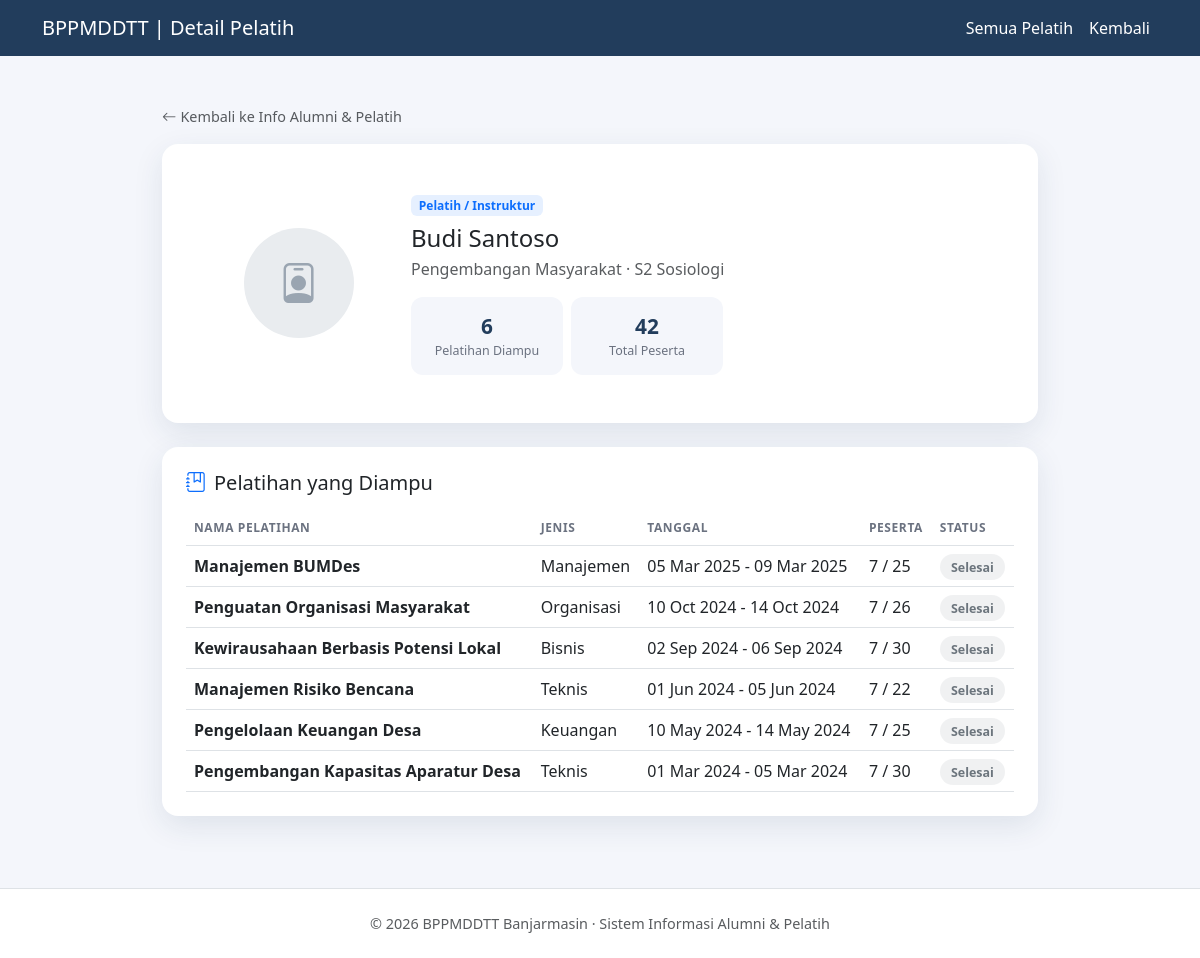
Screenshot of /login/pelatih_detail_publik.php?id=1 with the database file from the repository.
### tables this page shows
CREATE TABLE `instruktur` (
  `id` int(10) UNSIGNED NOT NULL,
  `user_id` int(10) UNSIGNED NOT NULL,
  `nik` varchar(20) DEFAULT NULL,
  `bidang_keahlian` varchar(150) NOT NULL,
  `pendidikan` varchar(100) DEFAULT NULL,
  `kontak` varchar(20) DEFAULT NULL,
  `created_at` timestamp NOT NULL DEFAULT current_timestamp(),
  `updated_at` timestamp NOT NULL DEFAULT current_timestamp() ON UPDATE current_timestamp()
);

CREATE TABLE `users` (
  `id` int(10) UNSIGNED NOT NULL,
  `name` varchar(100) NOT NULL,
  `email` varchar(150) NOT NULL,
  `password` varchar(255) NOT NULL,
  `role` enum('admin','instruktur','peserta','alumni','kepala') NOT NULL DEFAULT 'peserta',
  `is_active` tinyint(1) NOT NULL DEFAULT 1,
  `created_at` timestamp NOT NULL DEFAULT current_timestamp(),
  `updated_at` timestamp NOT NULL DEFAULT current_timestamp() ON UPDATE current_timestamp()
);

CREATE TABLE `pelatihan` (
  `id` int(10) UNSIGNED NOT NULL,
  `nama_pelatihan` varchar(200) NOT NULL,
  `jenis` varchar(100) DEFAULT NULL,
  `deskripsi` text DEFAULT NULL,
  `tanggal_mulai` date NOT NULL,
  `tanggal_selesai` date NOT NULL,
  `kuota` smallint(6) NOT NULL DEFAULT 30,
  `instruktur_id` int(10) UNSIGNED NOT NULL,
  `lokasi` varchar(200) DEFAULT NULL,
  `status` enum('aktif','selesai','dibatalkan') NOT NULL DEFAULT 'aktif',
  `created_at` timestamp NOT NULL DEFAULT current_timestamp(),
  `updated_at` timestamp NOT NULL DEFAULT current_timestamp() ON UPDATE current_timestamp()
);

### login/security.php (called while the page is built, shortened)
<?php
function e(string $str): string {
    return htmlspecialchars($str, ENT_QUOTES, 'UTF-8');
}

### login/pelatih_detail_publik.php (the view, shortened to what this page needs)
<?php
include 'koneksi.php';
include 'security.php';
$checkFotoColumn = mysqli_query($koneksi, "SHOW COLUMNS FROM instruktur LIKE 'foto'");
if (mysqli_num_rows($checkFotoColumn) === 0) {
    mysqli_query($koneksi, "ALTER TABLE instruktur ADD COLUMN foto varchar(255) DEFAULT NULL");
}
$id = isset($_GET['id']) ? $_GET['id'] : null;
$id = (int) $id;
$q = mysqli_query($koneksi, "
    SELECT i.*, u.name, u.email
    FROM instruktur i
    JOIN users u ON i.user_id = u.id
    WHERE i.id = $id
    LIMIT 1
");
$instruktur = mysqli_fetch_assoc($q);
if ($instruktur) {
    $pelatihan = mysqli_query($koneksi, "
        SELECT p.id, p.nama_pelatihan, p.jenis, p.tanggal_mulai, p.tanggal_selesai,
               p.lokasi, p.status, p.kuota,
               (SELECT COUNT(*) FROM peserta_pelatihan pp WHERE pp.pelatihan_id = p.id) AS jml_peserta
        FROM pelatihan p
        WHERE p.instruktur_id = $id
        ORDER BY p.tanggal_mulai DESC
    ");
    $jml_pelatihan = mysqli_num_rows($pelatihan);
    $totalPeserta = mysqli_fetch_assoc(mysqli_query($koneksi, "
        SELECT COUNT(*) AS total
        FROM peserta_pelatihan pp
        JOIN pelatihan p ON pp.pelatihan_id = p.id
        WHERE p.instruktur_id = $id
    "))['total'];
}
$statusLabel = [
    'aktif'       => ['Aktif', 'bg-success bg-opacity-10 text-success'],
    'selesai'     => ['Selesai', 'bg-secondary bg-opacity-10 text-secondary'],
    'dibatalkan'  => ['Dibatalkan', 'bg-danger bg-opacity-10 text-danger'],
];
?>
<!DOCTYPE html>
<html lang="id">
<head>
  <link href="https://cdn.jsdelivr.net/npm/bootstrap@5.3.0/dist/css/bootstrap.min.css" rel="stylesheet">
  <link href="https://cdn.jsdelivr.net/npm/bootstrap-icons@1.11.0/font/bootstrap-icons.css" rel="stylesheet">
</head>
<body>
<nav class="navbar navbar-expand-lg sticky-top">
  <div class="container">
    <a class="navbar-brand" href="Infoalumni_pelatih.php">BPPMDDTT | Detail Pelatih</a>
    <div class="collapse navbar-collapse" id="navMenu">
      <ul class="navbar-nav ms-auto align-items-lg-center">
        <li class="nav-item"><a class="nav-link" href="semua_pelatih.php">Semua Pelatih</a></li>
        <li class="nav-item"><a class="nav-link" href="Infoalumni_pelatih.php">Kembali</a></li>
      </ul>
    </div>
  </div>
</nav>
<main class="py-5">
  <div class="container" style="max-width:900px;">
    <?php if (!$instruktur): ?>
      <div class="text-center py-5">
        <i class="bi bi-person-x" style="font-size:3rem; color:#c9d2dc;"></i>
        <h4 class="mt-3">Data pelatih tidak ditemukan</h4>
        <p class="text-muted">Pelatih yang Anda cari mungkin sudah tidak tersedia.</p>
        <a href="semua_pelatih.php" class="btn btn-primary mt-2">Lihat Semua Pelatih</a>
      </div>
    <?php else: ?>
      <a href="Infoalumni_pelatih.php" class="text-decoration-none text-muted d-inline-flex align-items-center mb-3" style="font-size:.9rem;">
        <i class="bi bi-arrow-left me-1"></i> Kembali ke Info Alumni & Pelatih
      </a>
      <div class="card profile-card mb-4">
        <div class="card-body p-4 p-md-5">
          <div class="row align-items-center g-4">
            <div class="col-md-3 text-center">
              <?php if (!empty($instruktur['foto']) && file_exists(__DIR__ . '/../assets/images/profiles/' . $instruktur['foto'])): ?>
                <img src="../assets/images/profiles/<?= e($instruktur['foto']) ?>" alt="Foto <?= e($instruktur['name']) ?>" class="avatar">
              <?php else: ?>
                <div class="avatar"><i class="bi bi-person-badge"></i></div>
              <?php endif; ?>
            </div>
            <div class="col-md-9">
              <span class="badge bg-primary bg-opacity-10 text-primary fw-semibold mb-2">Pelatih / Instruktur</span>
              <h2 class="h4 mb-1"><?= e($instruktur['name']) ?></h2>
              <p class="text-muted mb-3">
                <?= e($instruktur['bidang_keahlian'] ?: '-') ?>
                <?php if (!empty($instruktur['pendidikan'])): ?>
                  &middot; <?= e($instruktur['pendidikan']) ?>
                <?php endif; ?>
              </p>
              <div class="row row-cols-2 g-2" style="max-width:320px;">
                <div class="col"><div class="stat-box"><div class="num"><?= $jml_pelatihan ?></div><div class="label">Pelatihan Diampu</div></div></div>
                <div class="col"><div class="stat-box"><div class="num"><?= $totalPeserta ?></div><div class="label">Total Peserta</div></div></div>
              </div>
            </div>
          </div>
        </div>
      </div>
      <div class="card profile-card">
        <div class="card-body p-4">
          <h5 class="mb-3"><i class="bi bi-journal-bookmark text-primary me-2"></i>Pelatihan yang Diampu</h5>
          <?php if ($jml_pelatihan === 0): ?>
            <p class="text-muted mb-0">Belum mengampu pelatihan apapun.</p>
          <?php else: ?>
            <div class="table-responsive">
              <table class="table table-hover align-middle mb-0">
                <thead>
                  <tr>
                    <th>Nama Pelatihan</th>
                    <th>Jenis</th>
                    <th>Tanggal</th>
                    <th>Peserta</th>
                    <th>Status</th>
                  </tr>
                </thead>
                <tbody>
                  <?php while ($p = mysqli_fetch_assoc($pelatihan)):
                    [$label, $class] = $statusLabel[$p['status']] ?? [ucfirst($p['status']), 'bg-secondary bg-opacity-10 text-secondary'];
                  ?>
                  <tr>
                    <td class="fw-semibold"><?= e($p['nama_pelatihan']) ?></td>
                    <td><?= e($p['jenis'] ?: '-') ?></td>
                    <td><?= date('d M Y', strtotime($p['tanggal_mulai'])) ?> - <?= date('d M Y', strtotime($p['tanggal_selesai'])) ?></td>
                    <td><?= $p['jml_peserta'] ?> / <?= $p['kuota'] ?></td>
                    <td><span class="status-badge <?= $class ?>"><?= e($label) ?></span></td>
                  </tr>
                  <?php endwhile; ?>
                </tbody>
              </table>
            </div>
          <?php endif; ?>
        </div>
      </div>
    <?php endif; ?>
  </div>
</main>
<footer class="py-4 bg-white border-top mt-4">
  <div class="container text-center text-muted" style="font-size:.9rem;">
    &copy; <?= date('Y') ?> BPPMDDTT Banjarmasin · Sistem Informasi Alumni & Pelatih
  </div>
</footer>
</body>
</html>

### login/pelatih_detail_publik.php (style rules this page uses)
:root { --primary: #223D5C; --primary-dark: #1A2D48; --gold: #D4A473; }
body { background:#f4f6fb; color:#1a2942; font-family:Segoe UI, sans-serif; }
.navbar { background: var(--primary); }
.navbar-brand, .navbar-nav .nav-link { color:#fff !important; }
.profile-card { border:none; border-radius:16px; box-shadow:0 10px 30px rgba(34,61,92,.10); }
.avatar { width:110px; height:110px; border-radius:50%; object-fit:cover; background:#e9ecef; display:flex; align-items:center; justify-content:center; color:#9aa5b1; font-size:2.5rem; margin:0 auto; }
.stat-box { background:#f4f6fb; border-radius:12px; padding:14px 10px; text-align:center; }
.stat-box .num { font-size:1.3rem; font-weight:700; color:var(--primary); }
.stat-box .label { font-size:.78rem; color:#6b7280; }
.table thead th { text-transform:uppercase; letter-spacing:.05em; font-size:.75rem; color:#6b7280; }
.status-badge { border-radius:999px; padding:.3rem .7rem; font-size:.78rem; font-weight:600; }

### rows the page displays
instruktur: user.name "Budi Santoso", bidang_keahlian "Pengembangan Masyarakat", pendidikan "S2 Sosiologi"
pelatihan: nama_pelatihan "Manajemen BUMDes", jenis "Manajemen", tanggal_mulai "05 Mar 2025", tanggal_selesai "09 Mar 2025", jml_peserta "7", kuota "25", label "Selesai"
pelatihan: nama_pelatihan "Penguatan Organisasi Masyarakat", jenis "Organisasi", tanggal_mulai "10 Oct 2024", tanggal_selesai "14 Oct 2024", jml_peserta "7", kuota "26", label "Selesai"
pelatihan: nama_pelatihan "Kewirausahaan Berbasis Potensi Lokal", jenis "Bisnis", tanggal_mulai "02 Sep 2024", tanggal_selesai "06 Sep 2024", jml_peserta "7", kuota "30", label "Selesai"
pelatihan: nama_pelatihan "Manajemen Risiko Bencana", jenis "Teknis", tanggal_mulai "01 Jun 2024", tanggal_selesai "05 Jun 2024", jml_peserta "7", kuota "22", label "Selesai"
pelatihan: nama_pelatihan "Pengelolaan Keuangan Desa", jenis "Keuangan", tanggal_mulai "10 May 2024", tanggal_selesai "14 May 2024", jml_peserta "7", kuota "25", label "Selesai"
pelatihan: nama_pelatihan "Pengembangan Kapasitas Aparatur Desa", jenis "Teknis", tanggal_mulai "01 Mar 2024", tanggal_selesai "05 Mar 2024", jml_peserta "7", kuota "30", label "Selesai"

### other values shown
$jml_pelatihan "6"
$totalPeserta "42"
